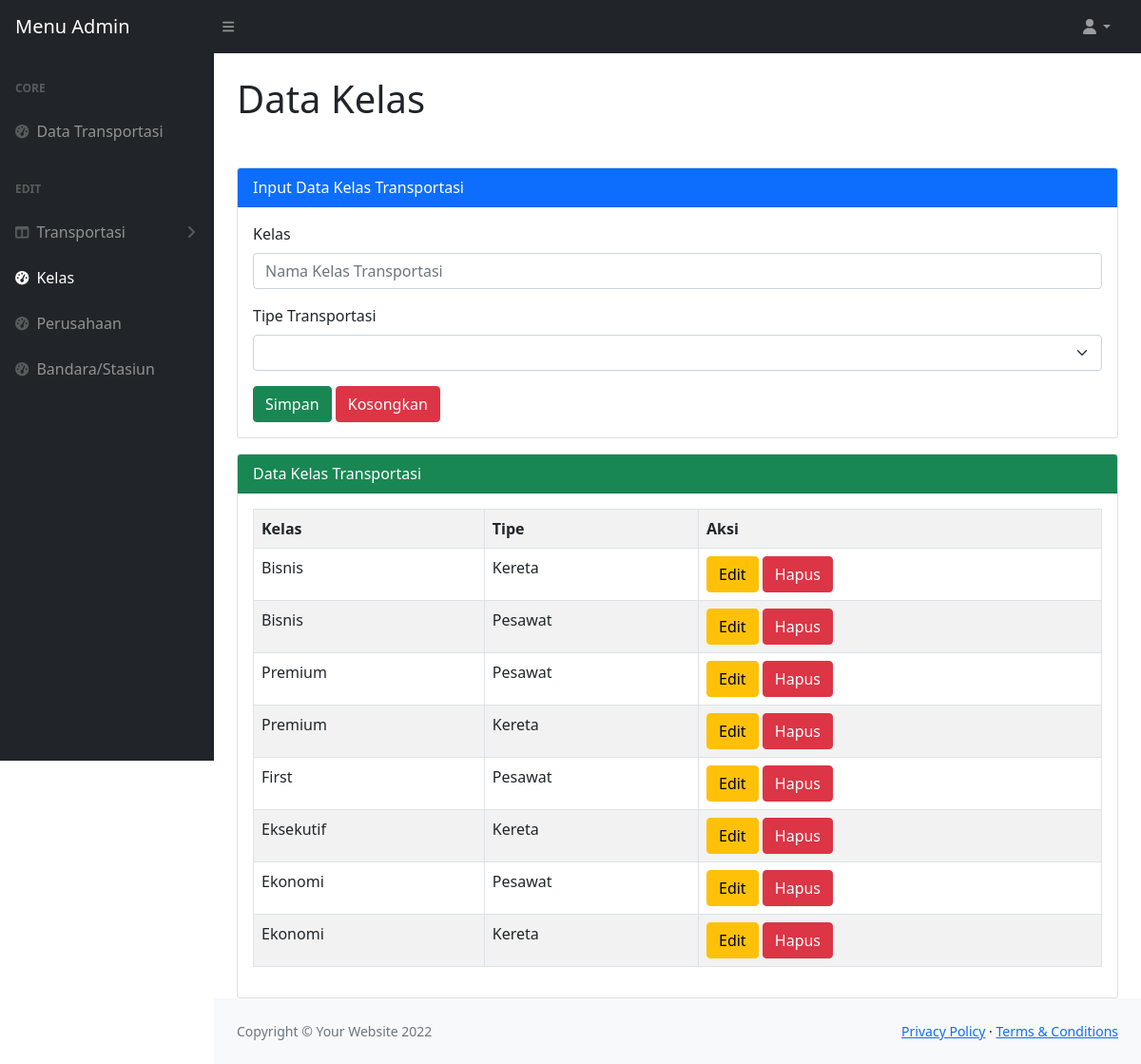
Page /admin/crud_kelas.php on the committed database.
### tables this page shows
CREATE TABLE `transportasi_kelas` (
  `id_transportasi_kelas` int(11) NOT NULL,
  `id_transportasi_tipe` int(11) NOT NULL,
  `nama_kelas` varchar(255) NOT NULL
);

CREATE TABLE `transportasi_tipe` (
  `id_transportasi_tipe` int(11) NOT NULL,
  `nama_tipe` varchar(255) NOT NULL
);

### admin/function.php (called while the page is built, shortened)
<?php
    $conn = mysqli_connect("localhost","root","Athaya192*#","travel");
function query($query){
    global $conn;
    $result = mysqli_query($conn, $query);
    $rows = [];
    while($row = mysqli_fetch_assoc($result)){
        $rows[] = $row;
    }
    return $rows;
}
?>

### admin/crud_kelas.php (the view, shortened to what this page needs)
<?php
    require 'function.php';
    $sql = "SELECT *, transportasi_tipe.nama_tipe FROM transportasi_kelas JOIN transportasi_tipe ON transportasi_kelas.id_transportasi_tipe = transportasi_tipe.id_transportasi_tipe";
    $kelas = query($sql);
?>
<!DOCTYPE html>
<html lang="en">
<head>
    <link href="https://cdn.jsdelivr.net/npm/simple-datatables@latest/dist/style.css" rel="stylesheet" />
    <link href="templates/css/styles.css" rel="stylesheet" />
</head>
<body class="sb-nav-fixed">
    <nav class="sb-topnav navbar navbar-expand navbar-dark bg-dark">
        <a class="navbar-brand ps-3" href="index.php">Menu Admin</a>
        <button class="btn btn-link btn-sm order-1 order-lg-0 me-4 me-lg-0" id="sidebarToggle" href="#!">
            <i class="fas fa-bars"></i>
        </button>
        <ul class="navbar-nav ms-auto ms-md-0 me-3 me-lg-4">
            <li class="nav-item dropdown">
                <a class="nav-link dropdown-toggle" id="navbarDropdown" href="#" role="button" data-bs-toggle="dropdown"
                    aria-expanded="false"><i class="fas fa-user fa-fw"></i></a>
            </li>
        </ul>
    </nav>
    <div id="layoutSidenav">
        <div id="layoutSidenav_nav">
            <nav class="sb-sidenav accordion sb-sidenav-dark" id="sidenavAccordion">
                <div class="sb-sidenav-menu">
                    <div class="nav">
                        <div class="sb-sidenav-menu-heading">Core</div>
                        <a class="nav-link" href="index.php">
                            <div class="sb-nav-link-icon">
                                <i class="fas fa-tachometer-alt"></i>
                            </div>
                            Data Transportasi
                        </a>
                        <div class="sb-sidenav-menu-heading">Edit</div>
                        <a class="nav-link collapsed" href="#" data-bs-toggle="collapse"
                            data-bs-target="#collapseLayouts" aria-expanded="false" aria-controls="collapseLayouts">
                            <div class="sb-nav-link-icon">
                                <i class="fas fa-columns"></i>
                            </div>
                            Transportasi
                            <div class="sb-sidenav-collapse-arrow">
                                <i class="fas fa-angle-down"></i>
                            </div>
                        </a>
                        <a class="nav-link active" href="crud_kelas.php">
                            <div class="sb-nav-link-icon">
                                <i class="fas fa-tachometer-alt"></i>
                            </div>
                            Kelas
                        </a>
                        <a class="nav-link" href="crud_perusahaan.php">
                            <div class="sb-nav-link-icon">
                                <i class="fas fa-tachometer-alt"></i>
                            </div>
                            Perusahaan
                        </a>
                        <a class="nav-link" href="crud_tempat.php">
                            <div class="sb-nav-link-icon">
                                <i class="fas fa-tachometer-alt"></i>
                            </div>
                            Bandara/Stasiun
                        </a>
                    </div>
                </div>
            </nav>
        </div>
        <div id="layoutSidenav_content">
            <main>
                <div class="container-fluid px-4">
                    <h1 class="mt-4 mb-5">Data Kelas</h1>
                    <div class="card mt-3">
                        <div class="card-header bg-primary text-white">
                            Input Data Kelas Transportasi
                        </div>
                        <div class="card-body">
                            <form action="" method="POST">
                                <div class="mb-3">
                                    <label class="form-label" for="nama">Kelas</label>
                                    <input class="form-control" type="text" name="nama" id="nama"
                                        placeholder="Nama Kelas Transportasi" value="<?= @$vnama; ?>" required>
                                </div>
                                <div class="mb-3">
                                    <label class="form-label" for="id-tt">Tipe Transportasi</label>
                                    <select class="form-select" name="id-tt" id="id-tt">
                                        <option value="<?= @$vidtt; ?>" selected><?= @$vtipe; ?></option>
                                        <?php
                                $sql = "SELECT * FROM transportasi_tipe";
                                $cektipe = query($sql);
                                foreach($cektipe as $row) :
                            ?>
                                        <option value="<?= $row["id_transportasi_tipe"]; ?>"><?= $row['nama_tipe']; ?>
                                        </option>
                                        <?php endforeach; ?>
                                    </select>
                                </div>
                                <button class="btn btn-success" type="submit" name="simpan-kelas">Simpan</button>
                                <button class="btn btn-danger" type="reset">Kosongkan</button>
                            </form>
                        </div>
                    </div>
                    <div class="card mt-3">
                        <div class="card-header bg-success text-white">
                            Data Kelas Transportasi
                        </div>
                        <div class="card-body">
                            <table class="table table-bordered table-striped">
                                <tr>
                                    <th>Kelas</th>
                                    <th>Tipe</th>
                                    <th>Aksi</th>
                                </tr>
                                <?php foreach($kelas as $row) : ?>
                                <tr>
                                    <td><?= $row["nama_kelas"]; ?></td>
                                    <td><?= $row["nama_tipe"]; ?></td>
                                    <td>
                                        <a class="btn btn-warning"
                                            href="crud_kelas.php?page-kelas=edit&id-tk=<?= $row['id_transportasi_kelas']; ?>">Edit</a>
                                        <a class="btn btn-danger"
                                            href="crud_kelas.php?page-kelas=hapus&id-tk=<?= $row['id_transportasi_kelas']; ?>">Hapus</a>
                                    </td>
                                </tr>
                                <?php endforeach; ?>
                            </table>
                        </div>
                    </div>
                </div>
            </main>
            <footer class="py-4 bg-light mt-auto">
                <div class="container-fluid px-4">
                    <div class="d-flex align-items-center justify-content-between small">
                        <div class="text-muted">Copyright &copy; Your Website 2022</div>
                        <div>
                            <a href="#">Privacy Policy</a>
                            &middot;
                            <a href="#">Terms &amp; Conditions</a>
                        </div>
                    </div>
                </div>
            </footer>
        </div>
    </div>
</body>
</html>

### rows in the picture
transportasi_kelas: nama_kelas "Bisnis", id_transportasi_tipe.nama_tipe "Kereta"
transportasi_kelas: nama_kelas "Bisnis", id_transportasi_tipe.nama_tipe "Pesawat"
transportasi_kelas: nama_kelas "Premium", id_transportasi_tipe.nama_tipe "Pesawat"
transportasi_kelas: nama_kelas "Premium", id_transportasi_tipe.nama_tipe "Kereta"
transportasi_kelas: nama_kelas "First", id_transportasi_tipe.nama_tipe "Pesawat"
transportasi_kelas: nama_kelas "Eksekutif", id_transportasi_tipe.nama_tipe "Kereta"
transportasi_kelas: nama_kelas "Ekonomi", id_transportasi_tipe.nama_tipe "Pesawat"
transportasi_kelas: nama_kelas "Ekonomi", id_transportasi_tipe.nama_tipe "Kereta"
